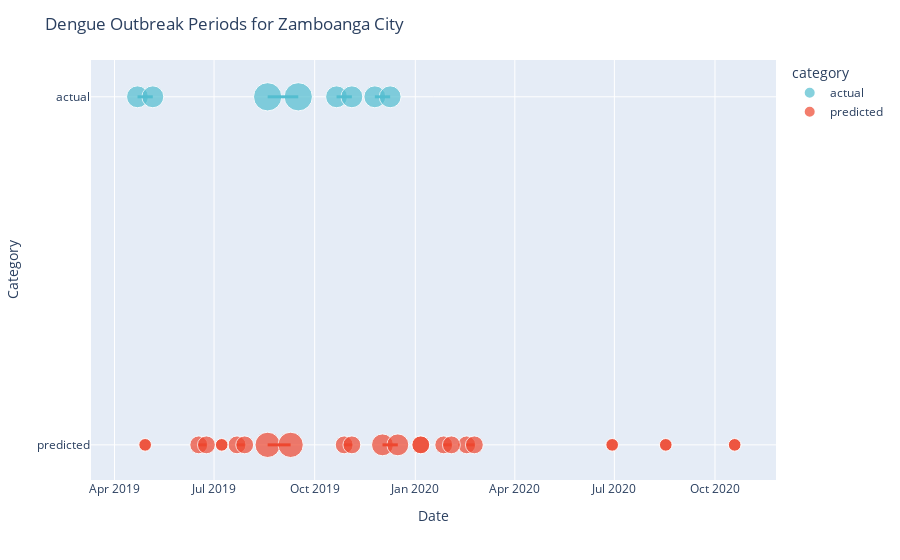

Here is the notebook cell this chart was saved with:
### Code cell
# Set custom colors
class_colors = {"predicted": "#ee472f", "actual": "#53bed0"}

# Plot start and end outbreak points
fig = px.scatter(
    outbreak_lengths_results,
    x=["start_date", "end_date"],
    y="category",
    color="category",
    size="actual_length_weeks",
    labels={"x": "Date"},
    category_orders={"category": ["actual", "predicted"]},
    color_discrete_map=class_colors,
)

for i, row in outbreak_lengths_results.iterrows():
    fig.add_trace(
        go.Scatter(
            mode="lines",
            # layer="below",
            line=dict(
                color=class_colors[row["category"]],
                width=3,
                dash="solid",
            ),
            # connect the two markers
            x=[row["start_date"], row["end_date"]],
            y=[row["category"], row["category"]],
            showlegend=False,
        )
    )

# Update layout with title and axis titles
fig.update_layout(
    title="Dengue Outbreak Periods for Zamboanga City",
    xaxis_title="Date",
    yaxis_title="Category",
)
fig.show()

### Figure 1 — Plotly figure (JSON) as saved in the notebook; plotly's stock layout.template omitted (floating-point values rounded to 4 significant figures)
{"data": [{"hovertemplate": "category=%{y}<br>value=%{x}<br>actual_length_weeks=%{marker.size}<extra></extra>", "legendgroup": "actual", "marker": {"color": "#53bed0", "size": [3, 5, 3, 3, 3, 5, 3, 3], "sizemode": "area", "sizeref": 0.0125, "symbol": "circle"}, "mode": "markers", "name": "actual", "orientation": "v", "showlegend": true, "type": "scatter", "x": ["2019-04-22T00:00:00", "2019-08-19T00:00:00", "2019-10-21T00:00:00", "2019-11-25T00:00:00", "2019-05-06T00:00:00", "2019-09-16T00:00:00", "2019-11-04T00:00:00", "2019-12-09T00:00:00"], "xaxis": "x", "y": ["actual", "actual", "actual", "actual", "actual", "actual", "actual", "actual"], "yaxis": "y"}, {"hovertemplate": "category=%{y}<br>value=%{x}<br>actual_length_weeks=%{marker.size}<extra></extra>", "legendgroup": "predicted", "marker": {"color": "#ee472f", "size": [1, 2, 1, 2, 4, 2, 3, 2, 2, 2, 1, 1, 1, 1, 2, 1, 2, 4, 2, 3, 2, 2, 2, 1, 1, 1], "sizemode": "area", "sizeref": 0.0125, "symbol": "circle"}, "mode": "markers", "name": "predicted", "orientation": "v", "showlegend": true, "type": "scatter", "x": ["2019-04-29T00:00:00", "2019-06-17T00:00:00", "2019-07-08T00:00:00", "2019-07-22T00:00:00", "2019-08-19T00:00:00", "2019-10-28T00:00:00", "2019-12-02T00:00:00", "2020-01-06T00:00:00", "2020-01-27T00:00:00", "2020-02-17T00:00:00", "2020-06-29T00:00:00", "2020-08-17T00:00:00", "2020-10-19T00:00:00", "2019-04-29T00:00:00", "2019-06-24T00:00:00", "2019-07-08T00:00:00", "2019-07-29T00:00:00", "2019-09-09T00:00:00", "2019-11-04T00:00:00", "2019-12-16T00:00:00", "2020-01-06T00:00:00", "2020-02-03T00:00:00", "2020-02-24T00:00:00", "2020-06-29T00:00:00", "2020-08-17T00:00:00", "2020-10-19T00:00:00"], "xaxis": "x", "y": ["predicted", "predicted", "predicted", "predicted", "predicted", "predicted", "predicted", "predicted", "predicted", "predicted", "predicted", "predicted", "predicted", "predicted", "predicted", "predicted", "predicted", "predicted", "predicted", "predicted", "predicted", "predicted", "predicted", "predicted", "predicted", "predicted"], "yaxis": "y"}, {"line": {"color": "#53bed0", "dash": "solid", "width": 3}, "mode": "lines", "showlegend": false, "type": "scatter", "x": ["2019-04-22T00:00:00", "2019-05-06T00:00:00"], "y": ["actual", "actual"]}, {"line": {"color": "#53bed0", "dash": "solid", "width": 3}, "mode": "lines", "showlegend": false, "type": "scatter", "x": ["2019-08-19T00:00:00", "2019-09-16T00:00:00"], "y": ["actual", "actual"]}, {"line": {"color": "#53bed0", "dash": "solid", "width": 3}, "mode": "lines", "showlegend": false, "type": "scatter", "x": ["2019-10-21T00:00:00", "2019-11-04T00:00:00"], "y": ["actual", "actual"]}, {"line": {"color": "#53bed0", "dash": "solid", "width": 3}, "mode": "lines", "showlegend": false, "type": "scatter", "x": ["2019-11-25T00:00:00", "2019-12-09T00:00:00"], "y": ["actual", "actual"]}, {"line": {"color": "#ee472f", "dash": "solid", "width": 3}, "mode": "lines", "showlegend": false, "type": "scatter", "x": ["2019-04-29T00:00:00", "2019-04-29T00:00:00"], "y": ["predicted", "predicted"]}, {"line": {"color": "#ee472f", "dash": "solid", "width": 3}, "mode": "lines", "showlegend": false, "type": "scatter", "x": ["2019-06-17T00:00:00", "2019-06-24T00:00:00"], "y": ["predicted", "predicted"]}, {"line": {"color": "#ee472f", "dash": "solid", "width": 3}, "mode": "lines", "showlegend": false, "type": "scatter", "x": ["2019-07-08T00:00:00", "2019-07-08T00:00:00"], "y": ["predicted", "predicted"]}, {"line": {"color": "#ee472f", "dash": "solid", "width": 3}, "mode": "lines", "showlegend": false, "type": "scatter", "x": ["2019-07-22T00:00:00", "2019-07-29T00:00:00"], "y": ["predicted", "predicted"]}, {"line": {"color": "#ee472f", "dash": "solid", "width": 3}, "mode": "lines", "showlegend": false, "type": "scatter", "x": ["2019-08-19T00:00:00", "2019-09-09T00:00:00"], "y": ["predicted", "predicted"]}, {"line": {"color": "#ee472f", "dash": "solid", "width": 3}, "mode": "lines", "showlegend": false, "type": "scatter", "x": ["2019-10-28T00:00:00", "2019-11-04T00:00:00"], "y": ["predicted", "predicted"]}, {"line": {"color": "#ee472f", "dash": "solid", "width": 3}, "mode": "lines", "showlegend": false, "type": "scatter", "x": ["2019-12-02T00:00:00", "2019-12-16T00:00:00"], "y": ["predicted", "predicted"]}, {"line": {"color": "#ee472f", "dash": "solid", "width": 3}, "mode": "lines", "showlegend": false, "type": "scatter", "x": ["2020-01-06T00:00:00", "2020-01-06T00:00:00"], "y": ["predicted", "predicted"]}, {"line": {"color": "#ee472f", "dash": "solid", "width": 3}, "mode": "lines", "showlegend": false, "type": "scatter", "x": ["2020-01-27T00:00:00", "2020-02-03T00:00:00"], "y": ["predicted", "predicted"]}, {"line": {"color": "#ee472f", "dash": "solid", "width": 3}, "mode": "lines", "showlegend": false, "type": "scatter", "x": ["2020-02-17T00:00:00", "2020-02-24T00:00:00"], "y": ["predicted", "predicted"]}, {"line": {"color": "#ee472f", "dash": "solid", "width": 3}, "mode": "lines", "showlegend": false, "type": "scatter", "x": ["2020-06-29T00:00:00", "2020-06-29T00:00:00"], "y": ["predicted", "predicted"]}, {"line": {"color": "#ee472f", "dash": "solid", "width": 3}, "mode": "lines", "showlegend": false, "type": "scatter", "x": ["2020-08-17T00:00:00", "2020-08-17T00:00:00"], "y": ["predicted", "predicted"]}, {"line": {"color": "#ee472f", "dash": "solid", "width": 3}, "mode": "lines", "showlegend": false, "type": "scatter", "x": ["2020-10-19T00:00:00", "2020-10-19T00:00:00"], "y": ["predicted", "predicted"]}], "layout": {"legend": {"itemsizing": "constant", "title": {"text": "category"}, "tracegroupgap": 0}, "margin": {"t": 60}, "title": {"text": "Dengue Outbreak Periods for Zamboanga City"}, "xaxis": {"anchor": "y", "domain": [0, 1], "title": {"text": "Date"}}, "yaxis": {"anchor": "x", "categoryarray": ["predicted", "actual"], "categoryorder": "array", "domain": [0, 1], "title": {"text": "Category"}}}}
